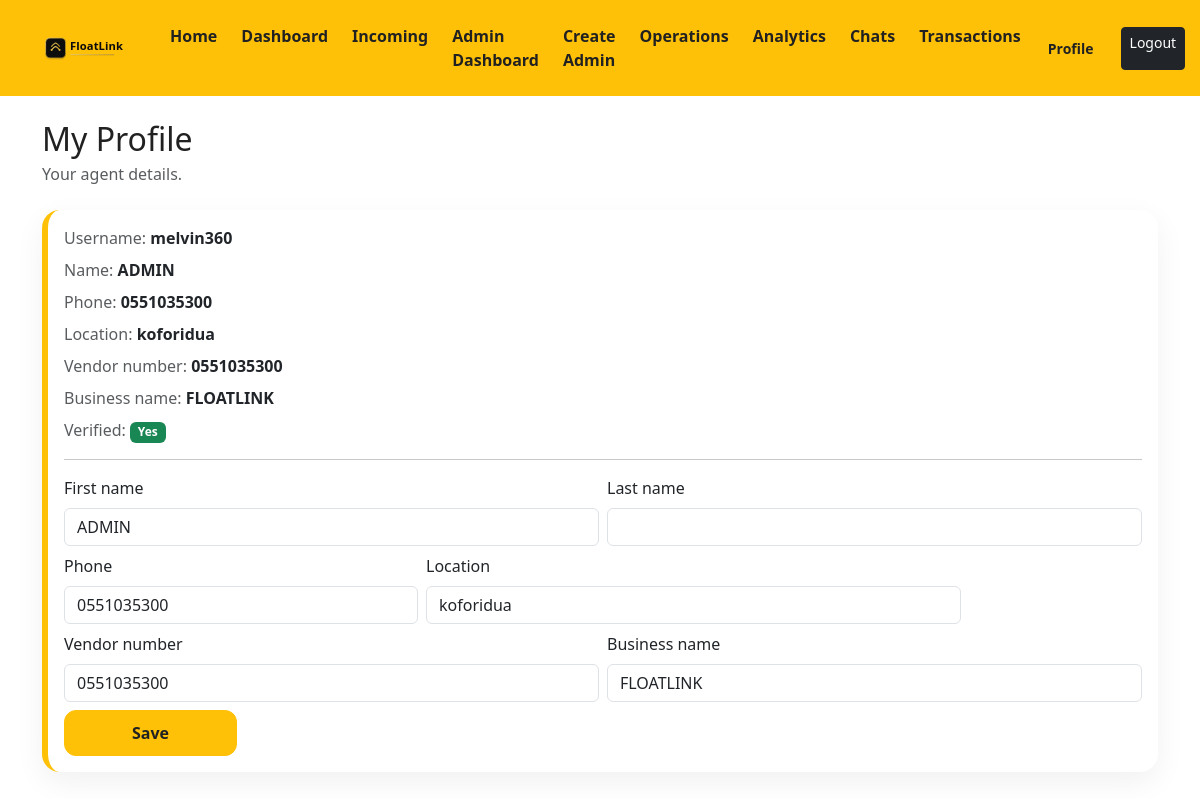
/agents/profile/ (signed in), run on the app's committed database.
### agents/models.py (models this page shows, shortened)
class Agent(models.Model):
    user = models.OneToOneField(settings.AUTH_USER_MODEL, on_delete=models.CASCADE)
    phone_number = models.CharField(max_length=15, blank=True, default='')
    location = models.CharField(max_length=150, blank=True, default='')
    vendor_number = models.CharField(max_length=50, blank=True, default='')
    business_name = models.CharField(max_length=150, blank=True, default='')
    latitude = models.DecimalField(max_digits=9, decimal_places=6, null=True, blank=True)
    longitude = models.DecimalField(max_digits=9, decimal_places=6, null=True, blank=True)
    performance_score = models.DecimalField(max_digits=5, decimal_places=2, default=0)
    performance_votes = models.PositiveIntegerField(default=0)
    float_balance = models.DecimalField(max_digits=12, decimal_places=2, default=0)
    ecash_open = models.BooleanField(default=True)
    ecash_min = models.DecimalField(max_digits=12, decimal_places=2, default=100)
    ecash_max = models.DecimalField(max_digits=12, decimal_places=2, default=10000)
    is_verified = models.BooleanField(default=False)
    created_at = models.DateTimeField(auto_now_add=True)

### agents/views.py (the view)
# urls.py: path("profile/", views.profile, name="profile"),
@login_required
def profile(request):
    agent = Agent.objects.get(user=request.user)
    if request.method == 'POST':
        form = AgentProfileForm(request.POST, instance=agent)
        user_form = UserDisplayNameForm(request.POST, instance=request.user)
        if form.is_valid() and user_form.is_valid():
            form.save()
            user_form.save()
            messages.success(request, 'Profile updated.')
            return redirect('agents:profile')
    else:
        form = AgentProfileForm(instance=agent)
        user_form = UserDisplayNameForm(instance=request.user)
    return render(request, 'agents/profile.html', {'agent': agent, 'form': form, 'user_form': user_form})

### agents/forms.py
class AgentProfileForm(forms.ModelForm):
    class Meta:
        model = Agent
        fields = ("phone_number", "location", "vendor_number", "business_name")
    def __init__(self, *args, **kwargs):
        super().__init__(*args, **kwargs)
        for name, field in self.fields.items():
            css = field.widget.attrs.get('class', '')
            field.widget.attrs['class'] = (css + ' form-control').strip()

class UserDisplayNameForm(forms.ModelForm):
    class Meta:
        model = User
        fields = ("first_name", "last_name")
    def __init__(self, *args, **kwargs):
        super().__init__(*args, **kwargs)
        for name, field in self.fields.items():
            css = field.widget.attrs.get('class', '')
            field.widget.attrs['class'] = (css + ' form-control').strip()

### templates/agents/profile.html (shortened to what this page needs)
{% extends 'base.html' %}
{% block content %}
<div class="container py-4">
  <h2 class="mb-1">My Profile</h2>
  <div class="text-muted mb-4">Your agent details.</div>
  <div class="card card-fl">
    <div class="card-body">
      <div><span class="text-muted">Username:</span> <span class="fw-semibold">{{ request.user.username }}</span></div>
      <div class="mt-2"><span class="text-muted">Name:</span> <span class="fw-semibold">{{ request.user.first_name }} {{ request.user.last_name }}</span></div>
      <div class="mt-2"><span class="text-muted">Phone:</span> <span class="fw-semibold">{{ agent.phone_number|default:"-" }}</span></div>
      <div class="mt-2"><span class="text-muted">Location:</span> <span class="fw-semibold">{{ agent.location|default:"-" }}</span></div>
      <div class="mt-2"><span class="text-muted">Vendor number:</span> <span class="fw-semibold">{{ agent.vendor_number|default:"-" }}</span></div>
      <div class="mt-2"><span class="text-muted">Business name:</span> <span class="fw-semibold">{{ agent.business_name|default:"-" }}</span></div>
      <div class="mt-2"><span class="text-muted">Verified:</span>
        {% if agent.is_verified %}
          <span class="badge bg-success">Yes</span>
        {% else %}
          <span class="badge bg-secondary">No</span>
        {% endif %}
      </div>
      <hr>
      <form method="post" class="row g-2">
        <div class="col-md-6">
          <label class="form-label">First name</label>
          {{ user_form.first_name }}
        </div>
        <div class="col-md-6">
          <label class="form-label">Last name</label>
          {{ user_form.last_name }}
        </div>
        <div class="col-md-4">
          <label class="form-label">Phone</label>
          {{ form.phone_number }}
        </div>
        <div class="col-md-6">
          <label class="form-label">Location</label>
          {{ form.location }}
        </div>
        <div class="col-md-6">
          <label class="form-label">Vendor number</label>
          {{ form.vendor_number }}
        </div>
        <div class="col-md-6">
          <label class="form-label">Business name</label>
          {{ form.business_name }}
        </div>
        <div class="col-md-2 d-flex align-items-end">
          <button class="btn btn-fl w-100" type="submit">Save</button>
        </div>
      </form>
    </div>
  </div>
</div>
{% endblock %}

### static/css/app.css (style rules this page uses)
:root { --fl-yellow: #ffc107; --fl-yellow-hover: #ffb300; --fl-charcoal: #212121; }
body { background: #ffffff; color: var(--fl-charcoal); }
.btn-fl { background: var(--fl-yellow); border: 1px solid var(--fl-yellow); color: var(--fl-charcoal); border-radius: 12px; padding: 10px 18px; font-weight: 700; }
.card-fl { border: 0; border-left: 6px solid var(--fl-yellow); border-radius: 18px; box-shadow: 0 10px 30px rgba(0, 0, 0, 0.06); }

### data on the page
Agent: phone_number "0551035300", location "koforidua", vendor_number "0551035300", business_name "FLOATLINK"

### other printed values
{{ request.user.username }} "melvin360"
{{ request.user.first_name }} "ADMIN"
